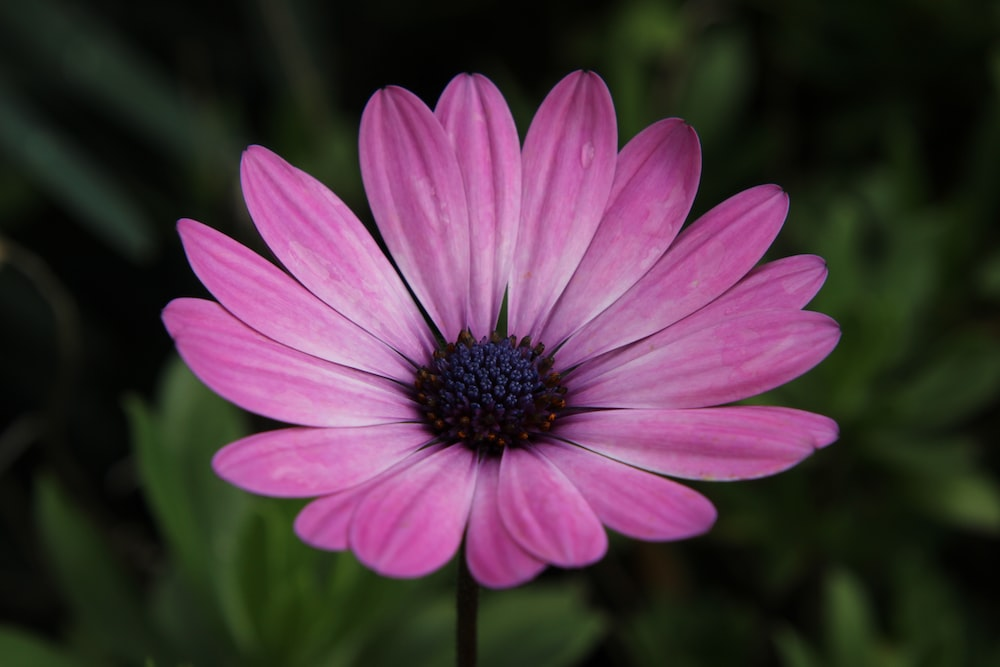
#> input picture Task-04-Image to Pencil Sketch with Python/flower.jpeg, 1000 x 667 px
$ jupyter execute 'Image to Pencil Sketch with Python.ipynb'
#> lines starting #> are read from the running program, lines starting #| are printed output that depends on the picture
# Let's Grow More (LGMVIP) - "DATA SCIENCE INTERN"

LGMVIP July-23

AUTHOR - Ramya Manasa

# TASK-4- Image to Pencil Sketch with Python:

We need to read the image in RBG format and then convert it to a grayscale image. This will turn an image into a classic black and white photo. Then the next thing to do is invert the grayscale image also called negative image, this will be our inverted grayscale image. Inversion can be used to enhance details. Then we can finally create the pencil sketch by mixing the grayscale image with the inverted blurry image. This can be done by dividing the grayscale image by the inverted blurry image. Since images are just arrays, we can easily do this programmatically using the divide function from the cv2 library in Python.

# Importing Libraries

[cell 1]
import cv2 #OpenCV-Python is designed to solve computer vision problems.
import matplotlib.pyplot as plt

# Loading and Plotting the original image

[cell 2]
img = cv2.imread("flower.jpeg")
#> img is the input picture: shape (667, 1000, 3); mean B, G, R 63.9, 52.9, 75

#Converting image from BGR to RGB
img = cv2.cvtColor(img, cv2.COLOR_BGR2RGB)

plt.figure(figsize = (7,7))
plt.imshow(img) #for plotting
plt.title("Original Image")
plt.show()

# Converting original image to grayscale

[cell 3]
img_gray = cv2.cvtColor(img, cv2.COLOR_RGB2GRAY)
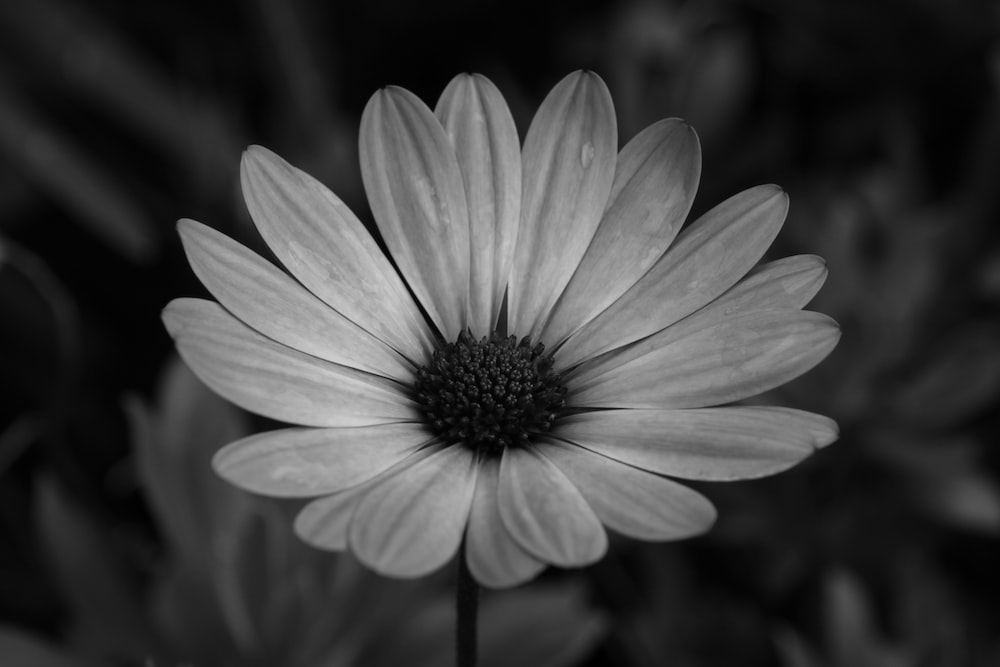
#> img_gray: shape (667, 1000); min 0, max 216, mean 60.8
plt.figure(figsize = (7,7))
plt.imshow(img_gray, cmap="gray")
plt.title("GrayScale Image")
plt.show()

# Inverting the image

[cell 4]
img_invert = cv2.bitwise_not(img_gray) #helps in studying the image in more detail
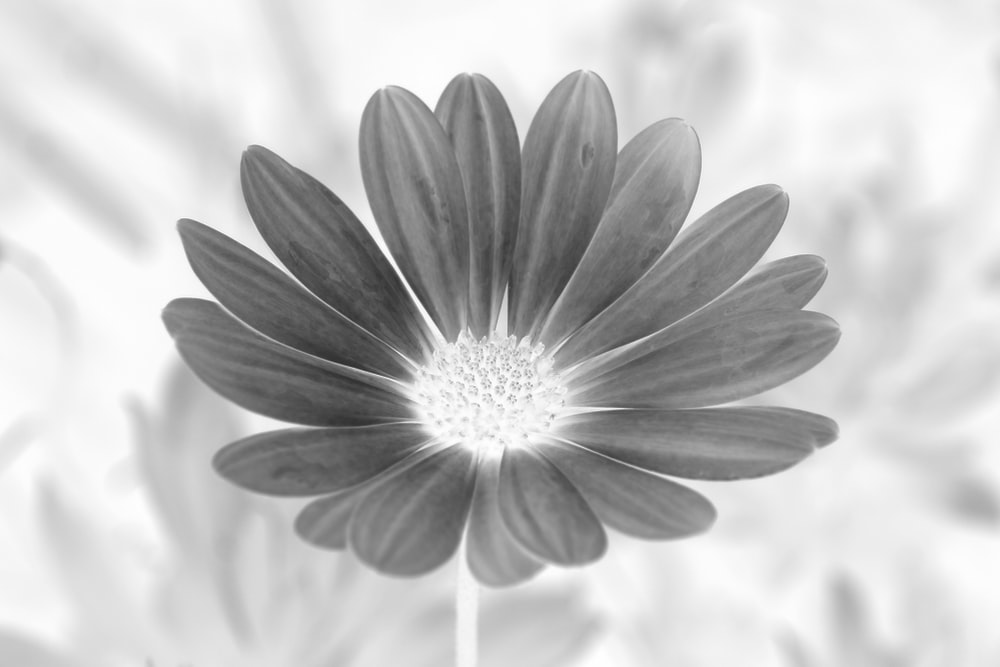
#> img_invert: shape (667, 1000); min 39, max 255, mean 194.2
plt.figure(figsize = (7,7))
plt.imshow(img_invert, cmap = "gray") #for plotting
plt.title("Inverted Image")
plt.axis("off")
plt.show()

# Smoothing the image

[cell 5]
#smoothing reduces the noise and produce less pixelated images
img_smoothing = cv2.GaussianBlur(img_invert, (23,23), sigmaX=0, sigmaY = 0)
plt.figure(figsize= (7,7))
plt.imshow(img_smoothing, cmap="gray")
plt.title("Blur Image") #smooth and less edgy image
plt.axis("off")
plt.show()

# Converting image to pencil sketch

[cell 6]
#Grayscale image has pixel values 0-255
#use previous output to convert into pencil sketch
final_img = cv2.divide(img_gray, 255-img_smoothing, scale = 255)
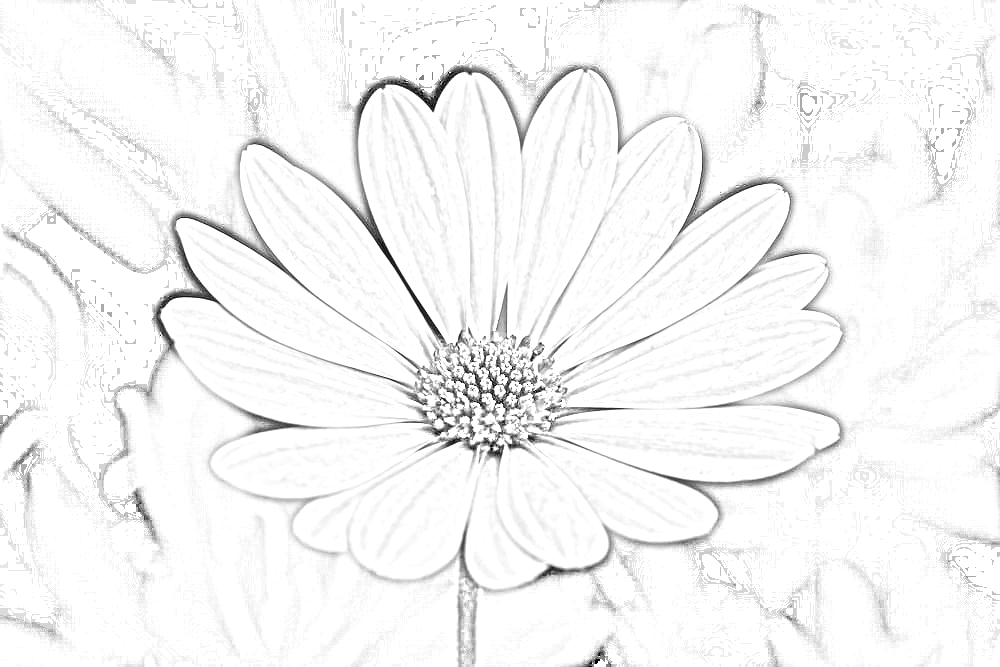
#> final_img: shape (667, 1000); min 0, max 255, mean 245.8
plt.figure(figsize = (7,7))
plt.imshow(final_img, cmap="gray")
plt.title("Final Sketch Image")
plt.axis("off")
plt.show()

# Final Output

[cell 7]
#using subplot to disply all the images in one frame

plt.figure(figsize = (18,18))
plt.subplot(1,5,1)
plt.title("Original Image")
plt.axis("off")
plt.imshow(img)


plt.subplot(1,5,2)
plt.imshow(img_gray, cmap="gray")
plt.axis("off")
plt.title("GrayScale Image")


plt.subplot(1,5,3)
plt.imshow(img_invert, cmap = "gray")
plt.axis("off")
plt.title("Inverted Image")

plt.subplot(1,5,4)
plt.imshow(img_smoothing, cmap = "gray")
plt.axis("off")
plt.title("Blur Image")

plt.subplot(1,5,5)
plt.imshow(final_img, cmap = "gray")
plt.axis("off")
plt.title("Final Sketch Image")
plt.show()
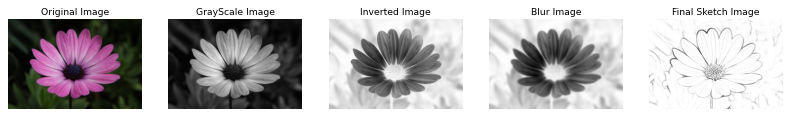
#> figure drawn by matplotlib, 5 panels
